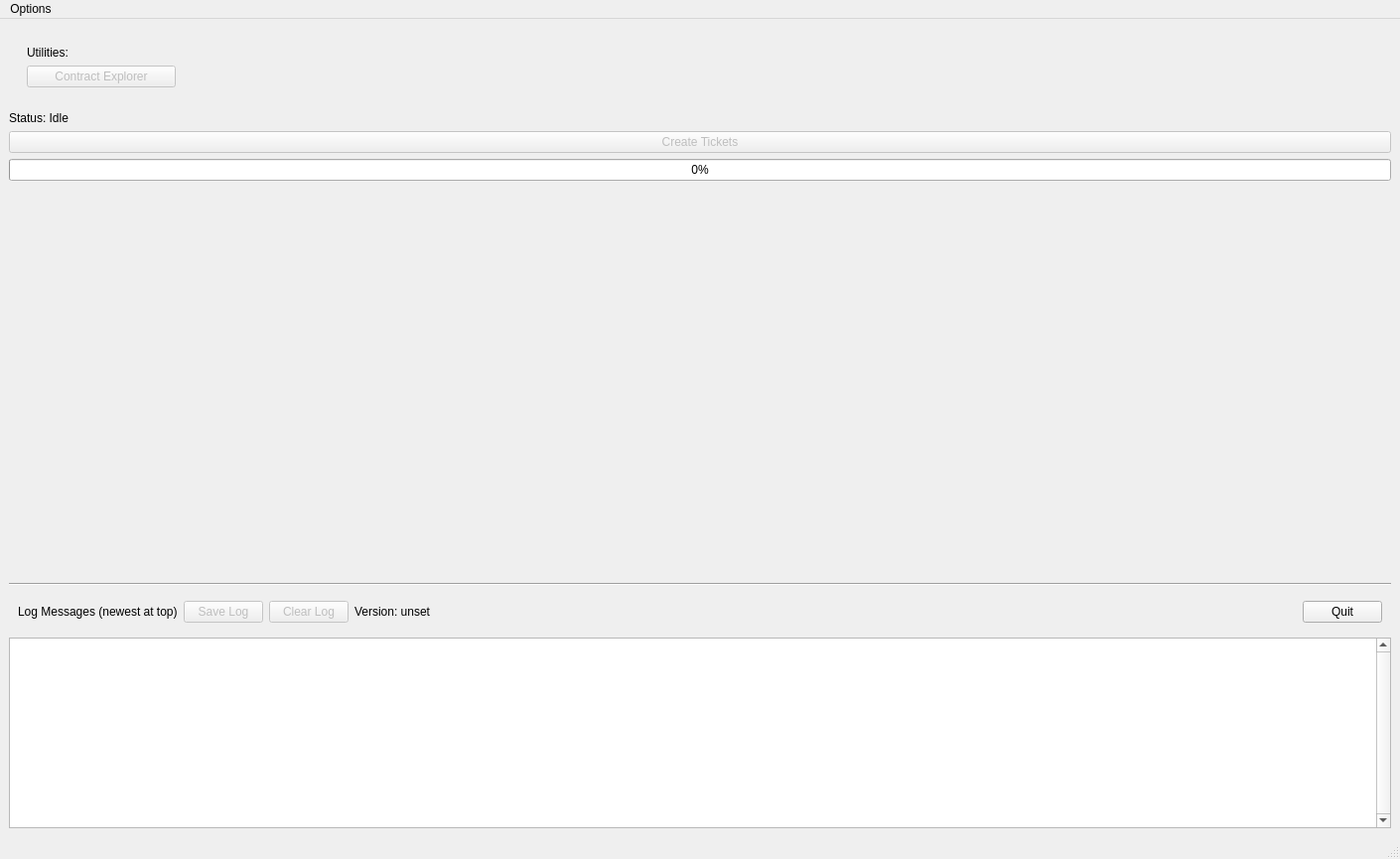
<?xml version="1.0" encoding="UTF-8"?>
<ui version="4.0">
 <class>MainWindow</class>
 <widget class="QMainWindow" name="MainWindow">
  <property name="geometry">
   <rect>
    <x>0</x>
    <y>0</y>
    <width>1410</width>
    <height>865</height>
   </rect>
  </property>
  <property name="minimumSize">
   <size>
    <width>1410</width>
    <height>865</height>
   </size>
  </property>
  <property name="maximumSize">
   <size>
    <width>16777215</width>
    <height>16777215</height>
   </size>
  </property>
  <property name="windowTitle">
   <string>CommandExplorer</string>
  </property>
  <property name="statusTip">
   <string/>
  </property>
  <property name="autoFillBackground">
   <bool>false</bool>
  </property>
  <property name="unifiedTitleAndToolBarOnMac">
   <bool>true</bool>
  </property>
  <widget class="QWidget" name="centralwidget">
   <layout class="QVBoxLayout" name="verticalLayout">
    <item>
     <widget class="QWidget" name="widget_5" native="true">
      <property name="sizePolicy">
       <sizepolicy hsizetype="Preferred" vsizetype="Fixed">
        <horstretch>0</horstretch>
        <verstretch>0</verstretch>
       </sizepolicy>
      </property>
      <property name="maximumSize">
       <size>
        <width>16777215</width>
        <height>320</height>
       </size>
      </property>
      <layout class="QHBoxLayout" name="horizontalLayout_3">
       <item>
        <widget class="QWidget" name="widget_4" native="true">
         <layout class="QVBoxLayout" name="verticalLayout_2">
          <item>
           <widget class="QLabel" name="label_8">
            <property name="text">
             <string>Utilities:</string>
            </property>
           </widget>
          </item>
          <item>
           <widget class="QPushButton" name="pushButton_contract_explorer">
            <property name="enabled">
             <bool>false</bool>
            </property>
            <property name="minimumSize">
             <size>
              <width>150</width>
              <height>0</height>
             </size>
            </property>
            <property name="maximumSize">
             <size>
              <width>150</width>
              <height>16777215</height>
             </size>
            </property>
            <property name="text">
             <string>Contract Explorer</string>
            </property>
           </widget>
          </item>
         </layout>
        </widget>
       </item>
      </layout>
     </widget>
    </item>
    <item>
     <widget class="QLabel" name="label_create_tickets_status">
      <property name="text">
       <string>Status: Idle</string>
      </property>
     </widget>
    </item>
    <item>
     <widget class="QPushButton" name="pushButton_create_tickets">
      <property name="enabled">
       <bool>false</bool>
      </property>
      <property name="text">
       <string>Create Tickets</string>
      </property>
     </widget>
    </item>
    <item>
     <widget class="QProgressBar" name="progressBar_create_tickets">
      <property name="value">
       <number>0</number>
      </property>
     </widget>
    </item>
    <item>
     <spacer name="verticalSpacer">
      <property name="orientation">
       <enum>Qt::Vertical</enum>
      </property>
      <property name="sizeHint" stdset="0">
       <size>
        <width>20</width>
        <height>40</height>
       </size>
      </property>
     </spacer>
    </item>
    <item>
     <widget class="Line" name="line">
      <property name="orientation">
       <enum>Qt::Horizontal</enum>
      </property>
     </widget>
    </item>
    <item>
     <widget class="QWidget" name="widget" native="true">
      <layout class="QHBoxLayout" name="horizontalLayout_11">
       <item>
        <widget class="QLabel" name="label_3">
         <property name="text">
          <string>Log Messages (newest at top)</string>
         </property>
        </widget>
       </item>
       <item>
        <widget class="QPushButton" name="pushButton_save_log">
         <property name="enabled">
          <bool>false</bool>
         </property>
         <property name="text">
          <string>Save Log</string>
         </property>
        </widget>
       </item>
       <item>
        <widget class="QPushButton" name="pushButton_clear_log">
         <property name="enabled">
          <bool>false</bool>
         </property>
         <property name="text">
          <string>Clear Log</string>
         </property>
        </widget>
       </item>
       <item>
        <widget class="QLabel" name="label_version">
         <property name="minimumSize">
          <size>
           <width>200</width>
           <height>0</height>
          </size>
         </property>
         <property name="text">
          <string>Version: unset</string>
         </property>
        </widget>
       </item>
       <item>
        <spacer name="horizontalSpacer_3">
         <property name="orientation">
          <enum>Qt::Horizontal</enum>
         </property>
         <property name="sizeHint" stdset="0">
          <size>
           <width>40</width>
           <height>20</height>
          </size>
         </property>
        </spacer>
       </item>
       <item>
        <widget class="QPushButton" name="pushButton_quit">
         <property name="text">
          <string>Quit</string>
         </property>
        </widget>
       </item>
      </layout>
     </widget>
    </item>
    <item>
     <widget class="QTableView" name="tableView_log">
      <property name="sizePolicy">
       <sizepolicy hsizetype="Expanding" vsizetype="Fixed">
        <horstretch>0</horstretch>
        <verstretch>0</verstretch>
       </sizepolicy>
      </property>
      <property name="verticalScrollBarPolicy">
       <enum>Qt::ScrollBarAlwaysOn</enum>
      </property>
      <property name="gridStyle">
       <enum>Qt::DashLine</enum>
      </property>
     </widget>
    </item>
   </layout>
  </widget>
  <widget class="QMenuBar" name="menubar">
   <property name="geometry">
    <rect>
     <x>0</x>
     <y>0</y>
     <width>1410</width>
     <height>24</height>
    </rect>
   </property>
   <widget class="QMenu" name="menuOptions">
    <property name="title">
     <string>Options</string>
    </property>
   </widget>
   <addaction name="menuOptions"/>
  </widget>
  <widget class="QStatusBar" name="statusbar">
   <property name="toolTip">
    <string/>
   </property>
   <property name="statusTip">
    <string/>
   </property>
  </widget>
  <action name="actionQuit">
   <property name="text">
    <string>Quit</string>
   </property>
  </action>
  <action name="action_use_jira_staging">
   <property name="checkable">
    <bool>true</bool>
   </property>
   <property name="checked">
    <bool>true</bool>
   </property>
   <property name="text">
    <string>Use jira-staging</string>
   </property>
  </action>
  <action name="action_enter_jira_credentials">
   <property name="text">
    <string>Enter JIRA Credentials</string>
   </property>
  </action>
 </widget>
 <resources/>
 <connections/>
</ui>
